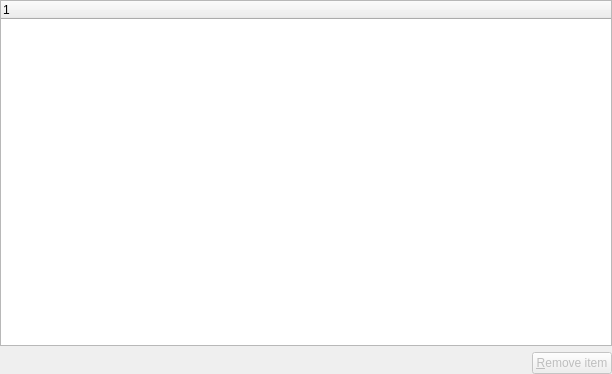
<ui version="4.0" >
 <author></author>
 <comment></comment>
 <exportmacro></exportmacro>
 <class>MovieInfoSpecialContents</class>
 <widget class="QWidget" name="MovieInfoSpecialContents" >
  <property name="geometry" >
   <rect>
    <x>0</x>
    <y>0</y>
    <width>612</width>
    <height>374</height>
   </rect>
  </property>
  <property name="windowTitle" >
   <string>Form</string>
  </property>
  <layout class="QGridLayout" >
   <property name="margin" >
    <number>0</number>
   </property>
   <property name="spacing" >
    <number>6</number>
   </property>
   <item row="1" column="0" >
    <spacer>
     <property name="orientation" >
      <enum>Qt::Horizontal</enum>
     </property>
     <property name="sizeHint" >
      <size>
       <width>491</width>
       <height>20</height>
      </size>
     </property>
    </spacer>
   </item>
   <item row="1" column="1" >
    <widget class="QPushButton" name="specialsRemove" >
     <property name="enabled" >
      <bool>false</bool>
     </property>
     <property name="text" >
      <string>&amp;Remove item</string>
     </property>
    </widget>
   </item>
   <item row="0" column="0" colspan="2" >
    <widget class="QTreeWidget" name="specials" >
     <property name="alternatingRowColors" >
      <bool>true</bool>
     </property>
     <property name="rootIsDecorated" >
      <bool>false</bool>
     </property>
    </widget>
   </item>
  </layout>
 </widget>
 <pixmapfunction></pixmapfunction>
 <resources/>
 <connections/>
</ui>
